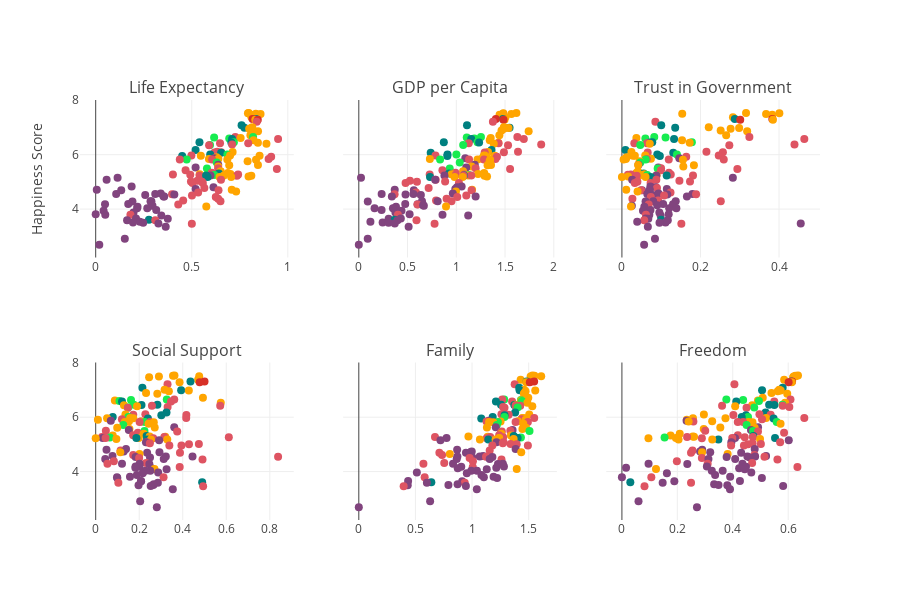

The code cell stored with this chart in its notebook:
### Markdown cell above
There are many variables that are calculated as contriubtions to the overall Happiness Score of each country:

- Social support.

- Freedom.

- Perception of Corruption.

- Generosity.

- GDP per Capita.

- Healthy Life expectancy.




1. The first plot below maps out the most influencing factor on a country's overall Happiness Score.


2. The series of sub-plots graphs the correlation of some of the variables measured, broken down by geographical region.

### Code cell
iplot(fig1)
iplot(fig2)

### Figure 1 — Plotly figure (JSON) as saved in the notebook; plotly's stock layout.template omitted (floating-point values rounded to 4 significant figures; data arrays with more than 128 entries replaced by an {"elided": "..."} marker saying what was removed)
{"data": [{"legendgroup": "a", "marker": {"color": {"elided": "155 str values"}, "size": 8}, "mode": "markers", "text": {"elided": "155 str values"}, "type": "scatter", "uid": "aa3bb915-a4cc-4c5b-bf20-1f8fa4eaeb6c", "x": {"elided": "155 float values"}, "xaxis": "x", "y": {"elided": "155 float values"}, "yaxis": "y"}, {"legendgroup": "b", "marker": {"color": {"elided": "155 str values"}, "size": 8}, "mode": "markers", "text": {"elided": "155 str values"}, "type": "scatter", "uid": "e7e4f882-198f-4292-a5d5-068c664b50da", "x": {"elided": "155 float values"}, "xaxis": "x2", "y": {"elided": "155 float values"}, "yaxis": "y"}, {"legendgroup": "c", "marker": {"color": {"elided": "155 str values"}, "size": 8}, "mode": "markers", "text": {"elided": "155 str values"}, "type": "scatter", "uid": "512c7c0a-798c-4b29-a4cc-31a06222de70", "x": {"elided": "155 float values"}, "xaxis": "x3", "y": {"elided": "155 float values"}, "yaxis": "y"}, {"legendgroup": "d", "marker": {"color": {"elided": "155 str values"}, "size": 8}, "mode": "markers", "text": {"elided": "155 str values"}, "type": "scatter", "uid": "bb268a5e-2d14-4105-b12e-9738b891655c", "x": {"elided": "155 float values"}, "xaxis": "x4", "y": {"elided": "155 float values"}, "yaxis": "y2"}, {"legendgroup": "e", "marker": {"color": {"elided": "155 str values"}, "size": 8}, "mode": "markers", "text": {"elided": "155 str values"}, "type": "scatter", "uid": "0c4cb819-de76-4e0a-9842-449498c65a87", "x": {"elided": "155 float values"}, "xaxis": "x5", "y": {"elided": "155 float values"}, "yaxis": "y2"}, {"legendgroup": "f", "marker": {"color": {"elided": "155 str values"}, "size": 8}, "mode": "markers", "text": {"elided": "155 str values"}, "type": "scatter", "uid": "dd1f6198-f237-40d7-b97f-3effe404cdeb", "x": {"elided": "155 float values"}, "xaxis": "x6", "y": {"elided": "155 float values"}, "yaxis": "y2"}], "layout": {"annotations": [{"font": {"size": 16}, "showarrow": false, "text": "Life Expectancy", "x": 0.1444, "xanchor": "center", "xref": "paper", "y": 1, "yanchor": "bottom", "yref": "paper"}, {"font": {"size": 16}, "showarrow": false, "text": "GDP per Capita", "x": 0.5, "xanchor": "center", "xref": "paper", "y": 1, "yanchor": "bottom", "yref": "paper"}, {"font": {"size": 16}, "showarrow": false, "text": "Trust in Government", "x": 0.8556, "xanchor": "center", "xref": "paper", "y": 1, "yanchor": "bottom", "yref": "paper"}, {"font": {"size": 16}, "showarrow": false, "text": "Social Support", "x": 0.1444, "xanchor": "center", "xref": "paper", "y": 0.375, "yanchor": "bottom", "yref": "paper"}, {"font": {"size": 16}, "showarrow": false, "text": "Family", "x": 0.5, "xanchor": "center", "xref": "paper", "y": 0.375, "yanchor": "bottom", "yref": "paper"}, {"font": {"size": 16}, "showarrow": false, "text": "Freedom", "x": 0.8556, "xanchor": "center", "xref": "paper", "y": 0.375, "yanchor": "bottom", "yref": "paper"}], "autosize": true, "height": 600, "hovermode": "closest", "showlegend": false, "width": 900, "xaxis": {"anchor": "y", "domain": [0, 0.2889]}, "xaxis2": {"anchor": "free", "domain": [0.3556, 0.6444], "position": 0.625}, "xaxis3": {"anchor": "free", "domain": [0.7111, 1], "position": 0.625}, "xaxis4": {"anchor": "y2", "domain": [0, 0.2889]}, "xaxis5": {"anchor": "free", "domain": [0.3556, 0.6444], "position": 0}, "xaxis6": {"anchor": "free", "domain": [0.7111, 1], "position": 0}, "yaxis": {"anchor": "x", "domain": [0.625, 1], "title": {"text": "Happiness Score"}}, "yaxis2": {"anchor": "x4", "domain": [0, 0.375]}}}
